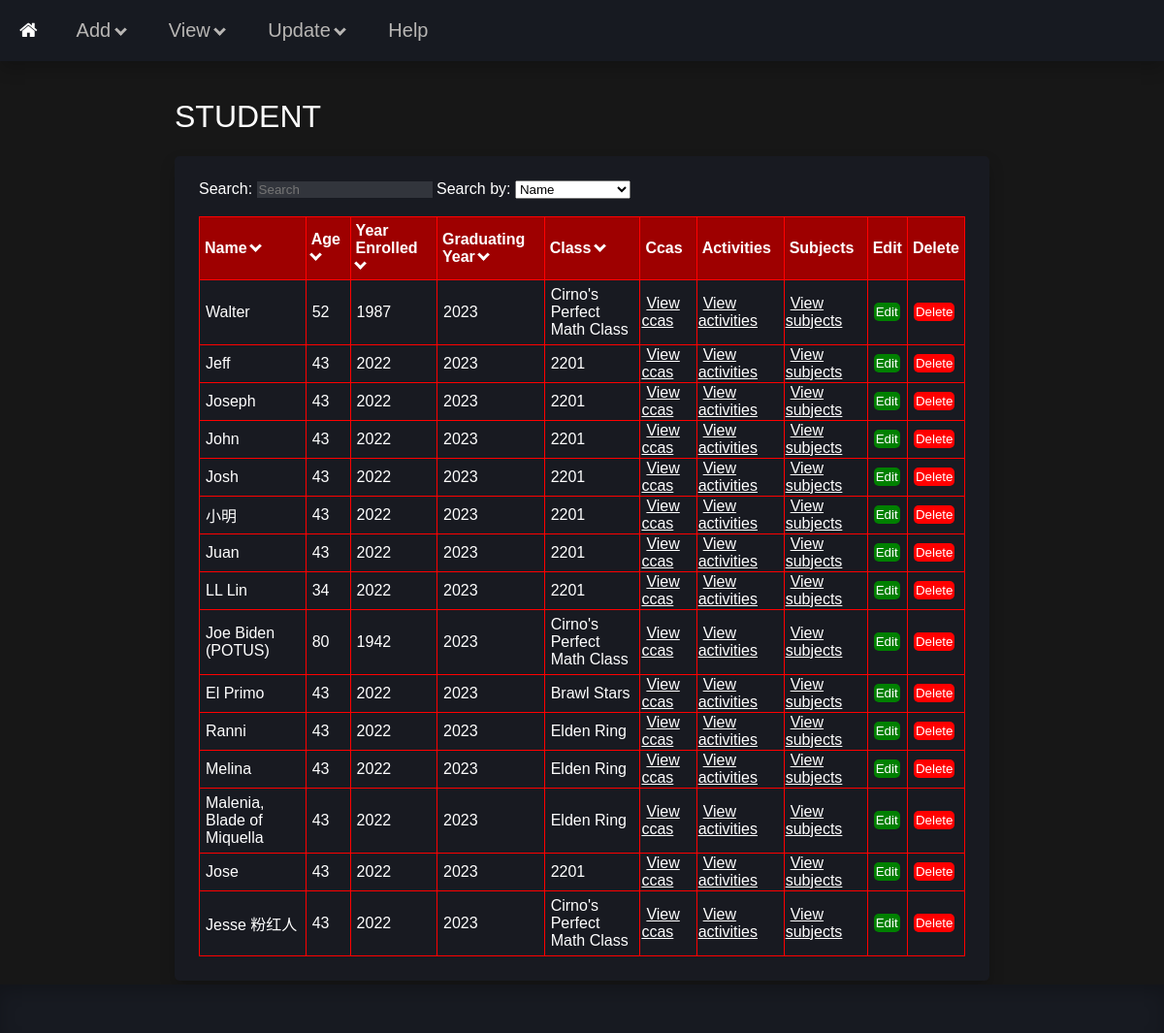
The app's page /view_student with its own data.
### tables this page shows
CREATE TABLE "Student" (
	"id"	INTEGER,
	"Name"	TEXT,
	"Age"	INTEGER,
	"Year_Enrolled"	INTEGER,
	"Graduating_Year"	INTEGER,
	PRIMARY KEY("id")
);

CREATE TABLE "Class" (
	`id`	INTEGER,
	`Name`	TEXT,
	`Level`	TEXT,
	PRIMARY KEY(`id`)
);

### main.py (the view)
@app.route('/view_student', methods=['GET', 'POST'])
def view_student():
    return view('student', request)

### frontend.py (called while the page is built, shortened)
def view(type, rqst): # view function for rendering /view pages
    return render_template('view.html', data = view_data(type)) # renders main records

### storage.py (called while the page is built, shortened)
    def view_all(self):
        conn = sqlite3.connect(self._dbname)
        c = conn.cursor()
        VIEW = f"""
            SELECT * FROM {self._tblname};
        """
        c.execute(VIEW)
        result = c.fetchall()
        if result == []:
            return False
        for i, x in enumerate(result):
            x = list(x)
            x.pop(0)
            x = tuple(x)
            result[i] = x
        conn.close()
        return result

### templates/view.html (shortened to what this page needs)
<!DOCTYPE HTML>
<html>
    <head>
        <link rel='stylesheet' href='static/css/style.css'>
    </head>
    <body>
        {% include 'header.html' %}
        <div class='container'>
            <h1>{{data['check'].upper()}} {{data['main'].upper()}} {{data['foreign'].upper()}}</h1>
            <div class='container-box'>
                <label for='search'>Search: </label>
                <input id='search' placeholder="Search" type='text' class='search' oninput="search(this.value)">
                <label for='select'>Search by: </label>
                <select id="select">
                    {% for count, key in data['header'].items() %}
                        {% if key not in data['extra'] %}
                        <option value="{{count}}">
                            {{key.replace('_', ' ').title()}}
                        </option>
                        {% endif %}
                    {% endfor %}
                </select>
                {% if not data['main'] %}
                    <br><br>
                    <table id='table'>
                        <tr>
                        {% for count, key in data['header'].items() %}
                                <td class='table-header' onclick='sort({{count}}, "caret-{{key}}")'>
                                    {% if key in data['extra'] %}
                                        <p id='{{key}}'>
                                            {{key.replace('_', ' ').title()}}
                                        </p>
                                    {% else %}
                                        <p id='{{key}}'>
                                            {{key.replace('_', ' ').title()}} <i class="downcaret" id="caret-{{key}}" style="border-color: white"></i>
                                        </p>
                                    {% endif %}
                                </td>
                        {% endfor %}
                            <td class="table-header">
                                <p>Edit</p>
                            </td>
                            <td class="table-header">
                                <p>Delete</p>
                            </td>
                        </tr>
                        {% for id, record in data['data'].items() %}
                            <tr>
                                <form method='post' action="/view_{{data['check']}}?edit">
                                    {% for key, value in record.items() %}
                                        <td>
                                            {% if key in data['extra'] %}
                                                <a class='table-content' href="{{value[1]}}">{{value[0]}}</a>
                                            {% else %}
                                                <p class='table-content' name="{{id}}">{{value}}</p>
                                            {% endif %}
                                        </td>
                                    {% endfor %}
                                    <td>
                                        <input class="table-edit" type='button' value='Edit' onclick='edit({{id}}, this)'>
                                    </td>
                                    <td>
                                        <input class="table-delete" type="submit" value='Delete' formaction="/view_{{data['check']}}?delete">
                                    </td>
                                </form>
                            </tr>
                        {% endfor %}
                    </table>
                {% endif %}
            </div>
        </div>
        {% include 'footer.html' %}
    </body>
</html>

### static/css/style.css (style rules this page uses)
body { font-family: Verdana, sans-serif; margin: 0px; background-color: #171717; color: white; }
a { color: white; }
.container { width: 70%; height: 60%; margin: auto; }
.container h1 { color: white; font-weight: 200; }
.container { margin: auto; color: white; }
.container-box { background-color: #181a21; display: block; border-radius: 5px; padding: 25px; margin: auto; box-shadow: 0px 8px 16px 0px rgba(0,0,0,0.2); }
@media (min-width: 815px) { .container-box { display: block; } }
.downcaret { border: solid #b8b6b4; border-width: 0 3px 3px 0; display: inline-block; padding: 3px; margin-bottom: 3px; margin-right: 5px; transform: rotate(45deg); }
.table-header { text-align: left; font-weight: bold; background-color: #9e0000; padding: 5px; margin: 0px; cursor: pointer; }
.table-header p { margin: 0; }
.table-content { text-align: left; margin: 5px; color: white; }
.table-edit { text-align: left; margin: 5px; cursor: pointer; color: white; background: green; border: none; border-radius: 5px; }
.table-delete { text-align: left; margin: 5px; cursor: pointer; color: white; background: red; border: none; border-radius: 5px; }
table { border-collapse: collapse; width: 100%; }
td { border: #FF0000 solid 1px; }
td input { margin: 5px; padding: 2px; background-color: #32353c; border: 1px #32353c; border-radius: 3px; color: white; }
.search { background-color: #32353c; color: white; border: 1px #32353c; }

### records on screen
Student: Name "Walter", Year_Enrolled "1987", Graduating_Year "2023"
Class: Name "Cirno's Perfect Math Class"
Student: Name "Jeff", Year_Enrolled "2022", Graduating_Year "2023"
Class: Name "2201"
Student: Name "Joseph", Year_Enrolled "2022", Graduating_Year "2023"
Student: Name "John", Year_Enrolled "2022", Graduating_Year "2023"
Student: Name "Josh", Year_Enrolled "2022", Graduating_Year "2023"
Student: Name "小明", Year_Enrolled "2022", Graduating_Year "2023"
Student: Name "Juan", Year_Enrolled "2022", Graduating_Year "2023"
Student: Name "LL Lin", Year_Enrolled "2022", Graduating_Year "2023"
Student: Name "Joe Biden (POTUS)", Year_Enrolled "1942", Graduating_Year "2023"
Student: Name "El Primo", Year_Enrolled "2022", Graduating_Year "2023"
Class: Name "Brawl Stars"
Student: Name "Ranni", Year_Enrolled "2022", Graduating_Year "2023"
Class: Name "Elden Ring"
Student: Name "Melina", Year_Enrolled "2022", Graduating_Year "2023"
Student: Name "Malenia, Blade of Miquella", Year_Enrolled "2022", Graduating_Year "2023"
Student: Name "Jose", Year_Enrolled "2022", Graduating_Year "2023"
Student: Name "Jesse 粉红人", Year_Enrolled "2022", Graduating_Year "2023"

### other values on screen
{{ data['check'].upper() }} "STUDENT"
{{ key.replace('_', ' ').title() }} "Name" "Age" "Year Enrolled" "Graduating Year" "Class"
{{ key.replace('_', ' ').title() }} "Ccas" "Activities" "Subjects"
{{ value }} "52" "43" "43" "43" "43" "43" "43" "34" "80" "43" "43" "43" "43" "43" "43"
{{ value[0] }} "View ccas" "View activities" "View subjects" "View ccas" "View activities" "View subjects" "View ccas" "View activities" "View subjects" "View ccas" "View activities" "View subjects" "View ccas" "View activities" "View subjects" "View ccas" "View activities" "View subjects" "View ccas" "View activities" "View subjects" "View ccas" "View activities" "View subjects" "View ccas" "View activities" "View subjects" "View ccas" "View activities" "View subjects" "View ccas" "View activities" "View subjects" "View ccas" "View activities" "View subjects" "View ccas" "View activities" "View subjects" "View ccas" "View activities" "View subjects" "View ccas" "View activities" "View subjects"
form field value "Name"
